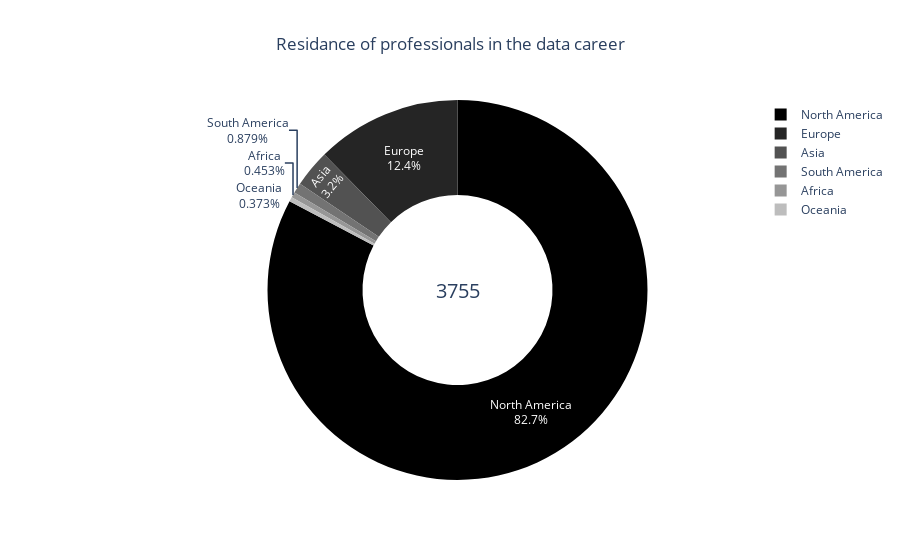

Source (notebook cell):
### Code cell
data = (
    df["employee_residence"]
    .apply(country_to_continent)
    .value_counts()
    .sort_values(ascending=False)
)


data.rename(continentes, inplace=True)

# counts of unique values
unique_values = data.value_counts()

# frequency of values and the labels
freq = data.values
labels = data.index.values

# sum of total experience levels
total = sum(freq)

# Cria a anotação com o valor total
annotation = dict(font=dict(size=20), showarrow=False, text=str(total), x=0.5, y=0.5)

# Criar o gráfico de rosca
data = [
    go.Pie(
        labels=labels,
        values=freq,
        hole=0.5,
        marker=dict(colors=list(reversed(colors.sequential.Greys))),
        textinfo="percent+label",
        insidetextorientation="auto",
        hoverinfo="label+value",
    )
]

# Cria o layout do gráfico
layout = go.Layout(
    title={
        "text": "Residance of professionals in the data career",
        "x": 0.5,
        # "xanchor": "center",
    },
    # width=700,
    # height=700,
    annotations=[annotation],
)

# Adicionar título
fig = go.Figure(data=data, layout=layout)

# Mostrar o gráfico
fig.show()

### Figure 1 — Plotly figure (JSON) as saved in the notebook; plotly's stock layout.template omitted (floating-point values rounded to 4 significant figures)
{"data": [{"hole": 0.5, "hoverinfo": "label+value", "insidetextorientation": "auto", "labels": ["North America", "Europe", "Asia", "South America", "Africa", "Oceania"], "marker": {"colors": ["rgb(0,0,0)", "rgb(37,37,37)", "rgb(82,82,82)", "rgb(115,115,115)", "rgb(150,150,150)", "rgb(189,189,189)", "rgb(217,217,217)", "rgb(240,240,240)", "rgb(255,255,255)"]}, "textinfo": "percent+label", "type": "pie", "values": [3107, 464, 120, 33, 17, 14]}], "layout": {"annotations": [{"font": {"size": 20}, "showarrow": false, "text": "3755", "x": 0.5, "y": 0.5}], "title": {"text": "Residance of professionals in the data career", "x": 0.5}}}
